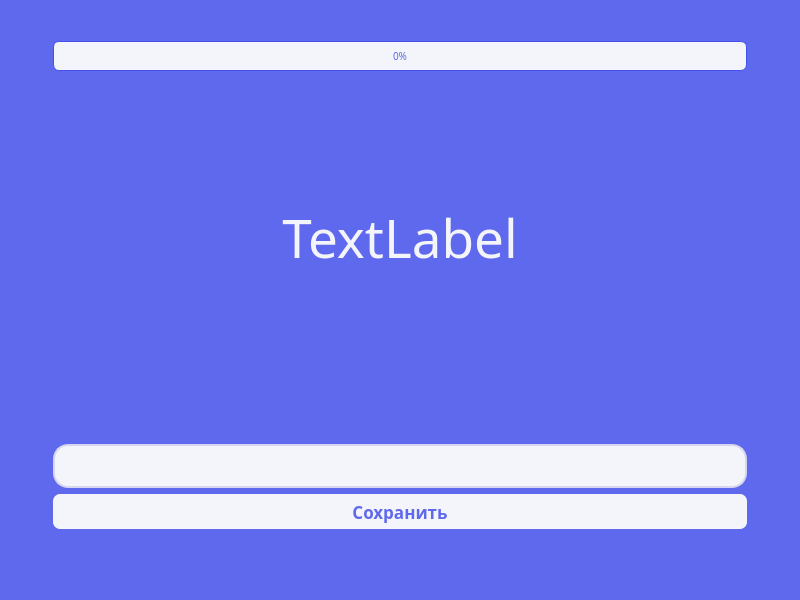
<?xml version="1.0" encoding="UTF-8"?>
<ui version="4.0">
 <class>moduls_training</class>
 <widget class="QDialog" name="moduls_training">
  <property name="geometry">
   <rect>
    <x>0</x>
    <y>0</y>
    <width>800</width>
    <height>600</height>
   </rect>
  </property>
  <property name="windowTitle">
   <string>Тренировка модуля</string>
  </property>
  <property name="styleSheet">
   <string notr="true">background-color: #5e69ee;</string>
  </property>
  <layout class="QGridLayout" name="gridLayout">
   <item row="2" column="1">
    <spacer name="verticalSpacer">
     <property name="orientation">
      <enum>Qt::Orientation::Vertical</enum>
     </property>
     <property name="sizeType">
      <enum>QSizePolicy::Policy::Fixed</enum>
     </property>
     <property name="sizeHint" stdset="0">
      <size>
       <width>20</width>
       <height>40</height>
      </size>
     </property>
    </spacer>
   </item>
   <item row="5" column="0">
    <spacer name="horizontalSpacer">
     <property name="orientation">
      <enum>Qt::Orientation::Horizontal</enum>
     </property>
     <property name="sizeType">
      <enum>QSizePolicy::Policy::Fixed</enum>
     </property>
     <property name="sizeHint" stdset="0">
      <size>
       <width>42</width>
       <height>20</height>
      </size>
     </property>
    </spacer>
   </item>
   <item row="4" column="1">
    <spacer name="verticalSpacer_3">
     <property name="orientation">
      <enum>Qt::Orientation::Vertical</enum>
     </property>
     <property name="sizeType">
      <enum>QSizePolicy::Policy::Fixed</enum>
     </property>
     <property name="sizeHint" stdset="0">
      <size>
       <width>20</width>
       <height>30</height>
      </size>
     </property>
    </spacer>
   </item>
   <item row="5" column="1">
    <layout class="QVBoxLayout" name="verticalLayout">
     <property name="topMargin">
      <number>50</number>
     </property>
     <property name="bottomMargin">
      <number>60</number>
     </property>
     <item>
      <widget class="QLineEdit" name="word_input">
       <property name="sizePolicy">
        <sizepolicy hsizetype="Preferred" vsizetype="Fixed">
         <horstretch>0</horstretch>
         <verstretch>0</verstretch>
        </sizepolicy>
       </property>
       <property name="font">
        <font>
         <family>Onest</family>
         <pointsize>14</pointsize>
         <bold>true</bold>
        </font>
       </property>
       <property name="styleSheet">
        <string notr="true">QLineEdit {
    /* Основные параметры */
    height: 40px;              /* Оптимальная высота для поля ввода */
    border-radius: 15px;       /* Скругление углов как у кнопки */
    padding: 0 15px;           /* Отступ текста от краев */    
    
    /* Цветовая схема */
    background-color: #F4F4FB;  /* Светло-серый с голубым оттенком */
    color: #5e69ee;            /* Основной синий цвет текста */
    border: 2px solid #D6D6F0; /* Граница в тон фона */
    
    /* Эффекты тени */
    selection-background-color: #5e69ee; /* Цвет выделения текста */
    selection-color: white;
}

/* Состояние при наведении */
QLineEdit:hover {
    background-color: #E8E8F8;
    border: 2px solid #C6C6EE;
}

QLineEdit:focus {
    background-color: #F4F4FB;
    border: 2px solid #5e69ee;  /* Акцентная синяя рамка */
    color: #4955ec;             /* Чуть более темный синий */
}</string>
       </property>
      </widget>
     </item>
     <item>
      <widget class="QPushButton" name="pushButton">
       <property name="sizePolicy">
        <sizepolicy hsizetype="Minimum" vsizetype="Fixed">
         <horstretch>0</horstretch>
         <verstretch>0</verstretch>
        </sizepolicy>
       </property>
       <property name="font">
        <font>
         <family>Onest</family>
         <pointsize>13</pointsize>
         <bold>true</bold>
        </font>
       </property>
       <property name="styleSheet">
        <string notr="true">QPushButton{
width: 30x;
height: 35px;
border-radius: 7px;
background-color: #F4F4FB;
color: #5e69ee;
}

QPushButton:hover {
    background-color: #ddddf3; 
    color: #4955ec;
}</string>
       </property>
       <property name="text">
        <string>Сохранить</string>
       </property>
      </widget>
     </item>
    </layout>
   </item>
   <item row="1" column="1">
    <widget class="QProgressBar" name="progressBar">
     <property name="sizePolicy">
      <sizepolicy hsizetype="Minimum" vsizetype="Fixed">
       <horstretch>0</horstretch>
       <verstretch>20</verstretch>
      </sizepolicy>
     </property>
     <property name="minimumSize">
      <size>
       <width>500</width>
       <height>30</height>
      </size>
     </property>
     <property name="font">
      <font>
       <family>Onest</family>
       <pointsize>-1</pointsize>
       <stylestrategy>PreferDefault</stylestrategy>
       <fontweight>Black</fontweight>
      </font>
     </property>
     <property name="styleSheet">
      <string notr="true">QProgressBar {
    /* Общие параметры */
    height: 12px;
    border-radius: 6px;
    background-color: #F4F4FB;
    border: 1px solid #4451eb;
    text-align: center;
    font-size: 10px;
    color: #5e69ee;
}

/* Заполненная часть */
QProgressBar::chunk {
    background-color: #4451eb;

}</string>
     </property>
     <property name="value">
      <number>0</number>
     </property>
    </widget>
   </item>
   <item row="5" column="2">
    <spacer name="horizontalSpacer_2">
     <property name="orientation">
      <enum>Qt::Orientation::Horizontal</enum>
     </property>
     <property name="sizeType">
      <enum>QSizePolicy::Policy::Fixed</enum>
     </property>
     <property name="sizeHint" stdset="0">
      <size>
       <width>42</width>
       <height>20</height>
      </size>
     </property>
    </spacer>
   </item>
   <item row="3" column="1">
    <widget class="QLabel" name="word_label">
     <property name="font">
      <font>
       <family>Onest</family>
       <pointsize>40</pointsize>
       <strikeout>false</strikeout>
       <fontweight>Black</fontweight>
      </font>
     </property>
     <property name="styleSheet">
      <string notr="true">color: #F4F4FB; </string>
     </property>
     <property name="text">
      <string>TextLabel</string>
     </property>
     <property name="alignment">
      <set>Qt::AlignmentFlag::AlignCenter</set>
     </property>
    </widget>
   </item>
   <item row="0" column="1">
    <spacer name="verticalSpacer_2">
     <property name="orientation">
      <enum>Qt::Orientation::Vertical</enum>
     </property>
     <property name="sizeType">
      <enum>QSizePolicy::Policy::Fixed</enum>
     </property>
     <property name="sizeHint" stdset="0">
      <size>
       <width>20</width>
       <height>30</height>
      </size>
     </property>
    </spacer>
   </item>
  </layout>
 </widget>
 <resources/>
 <connections/>
</ui>
